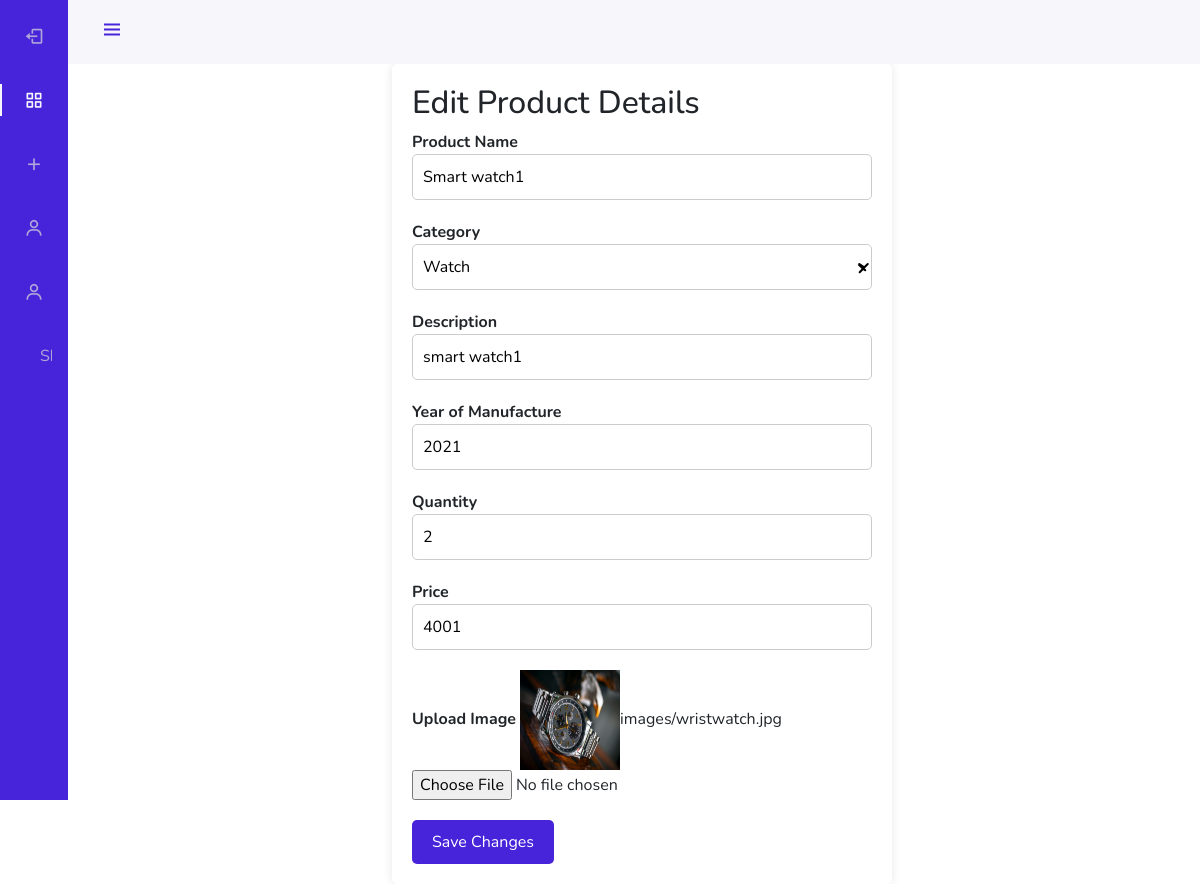
Page /editProduct/6 (signed in) on the committed database.
### olx_management_app/models.py (models this page shows)
class Addproduct(models.Model):
    user = models.ForeignKey(User, on_delete=models.CASCADE, null=True)
    add=models.ForeignKey(Category,on_delete=models.CASCADE,null=True)
    Product_name=models.CharField(max_length=255)
    description=models.CharField(max_length=255)
    year=models.IntegerField(null=True)
    qty=models.PositiveIntegerField(null=True, blank=True)
    price=models.IntegerField(null=True)
    image=models.ImageField(upload_to="images/",null=True)
    is_approved = models.BooleanField(default=False)

class Category(models.Model):
    cat_name=models.CharField(max_length=255)

### olx_management_app/views.py (the view)
# urls.py: path('editProduct/<int:pk>', views.editProduct, name='editProduct'),
@login_required(login_url='index')
def editProduct(request, pk):
    Products = Addproduct.objects.get(id=pk)
    cat = Category.objects.all()
    return render(request, 'editProduct.html', {'bk': Products, 'ca': cat})

### templates/editProduct.html (shortened to what this page needs)
{% load static %}
<!DOCTYPE html>
<html>
  <head>
    <link
      href="https://cdn.jsdelivr.net/npm/bootstrap@5.1.3/dist/css/bootstrap.min.css"
      rel="stylesheet"
    />
    <link
      href="https://cdn.jsdelivr.net/npm/boxicons@latest/css/boxicons.min.css"
      rel="stylesheet"
    />
  </head>
  <body id="body-pd">
    <header class="header" id="header">
      <div class="header_toggle">
        <i class="bx bx-menu" id="header-toggle"></i>
      </div>
      <div class="header_img">
        <img src="{% static 'images/giphy.gif' %}" alt="" />
      </div>
    </header>
    <div class="l-navbar" id="nav-bar">
      <nav class="nav">
        <div>
          <a href="{% url 'logout1' %}" class="nav_link">
            <i class="bx bx-log-out nav_icon"></i>
          </a>
          <div class="nav_list">
            <a href="{% url 'adminhome' %}" class="nav_link active">
              <i class="bx bx-grid-alt nav_icon"></i>
            </a>
            <a href="{% url 'addcategory' %}" class="nav_link">
                <i class="bx bx-plus nav_icon"></i>
              </a>
            <a href="{% url 'userdetails' %}" class="nav_link">
              <i class="bx bx-user nav_icon"></i>
            </a>
            <a href="{% url 'loginusers'  %}" class="nav_link">
              <i class="bx bx-user nav_icon"></i>
            </a>
            <a href="{% url 'showProduct' %}" class="nav_link">
              <span class="nav_name">Show Products</span>
            </a>
          </div>
        </div>
      </nav>
    </div>
    <div class="container">
    <div class="edit-form">
        <h2>    Edit Product Details</h2>
        <form action="{% url 'editProduct_details' bk.id %}" method="post" enctype="multipart/form-data">
            <div class="form-group">
                <label for="ProductName">Product Name</label>
                <input type="text" id="ProductName" name="Productname" value="{{ bk.Product_name }}" placeholder="Enter product name">
            </div>
            <div class="form-group">
                <label for="category">Category</label>
                <select id="category" name="category">
                    {% for c in ca %}
                        <option value="{{ c.id }}" {% if c.id == bk.add.id %}selected{% endif %}>{{ c.cat_name }}</option>
                    {% endfor %}
                </select>
            </div>
            <div class="form-group">
                <label for="description">Description</label>
                <input type="text" name="description" value="{{ bk.description }}" placeholder="Enter product description">
            </div>
            <div class="form-group">
                <label for="yr">Year of Manufacture</label>
                <input type="number" id="yr" name="year" value="{{ bk.year }}" placeholder="Enter year">
            </div>
            <div class="form-group">
                <label for="qty">Quantity</label>
                <input type="number" id="qy" name="qty" value="{{ bk.qty }}" placeholder="Enter Quantity" >
            </div>
            <div class="form-group">
                <label for="price">Price</label>
                <input type="number" id="price" value="{{ bk.price }}" name="price" placeholder="Enter price">
            </div>
            <div class="form-group">
                <label for="img">Upload Image</label>
        <img src="{{bk.image.url}}" alt="Product Image" width="100px" height="100px">{{bk.image}}
                <input type="file"  name="img">
            </div>
            <button type="submit" class="btn btn-primary">Save Changes</button>
        </form>
    </div>
</div>
</body>
</html>

### templates/editProduct.html (style rules this page uses)
:root { --header-height: 3rem; --nav-width: 68px; --first-color: #4723d9; --first-color-light: #afa5d9; --white-color: #f7f6fb; --body-font: "Nunito", sans-serif; --normal-font-size: 1rem; --z-fixed: 100; }
body { position: relative; margin: var(--header-height) 0 0 0; padding: 0 1rem; font-family: var(--body-font); font-size: var(--normal-font-size); transition: 0.5s; }
a { text-decoration: none; }
.header { width: 100%; height: var(--header-height); position: fixed; top: 0; left: 0; display: flex; align-items: center; justify-content: space-between; padding: 0 1rem; background-color: var(--white-color); z-index: var(--z-fixed); transition: 0.5s; }
.header_toggle { color: var(--first-color); font-size: 1.5rem; cursor: pointer; }
.header_img { width: 35px; height: 35px; display: flex; justify-content: center; border-radius: 50%; overflow: hidden; }
.header_img img { width: 40px; }
.l-navbar { position: fixed; top: 0; left: -30%; width: var(--nav-width); height: 100vh; background-color: var(--first-color); padding: 0.5rem 1rem 0 0; transition: 0.5s; z-index: var(--z-fixed); }
.nav { height: 100%; display: flex; flex-direction: column; justify-content: space-between; overflow: hidden; }
.nav_logo, .nav_link { display: grid; grid-template-columns: max-content max-content; align-items: center; column-gap: 1rem; padding: 0.5rem 0 0.5rem 1.5rem; }
.nav_link { position: relative; color: var(--first-color-light); margin-bottom: 1.5rem; transition: 0.3s; }
.nav_icon { font-size: 1.25rem; }
.active { color: var(--white-color); }
.active::before { content: ""; position: absolute; left: 0; width: 2px; height: 32px; background-color: var(--white-color); }
@media screen and (min-width: 768px) { body { margin: calc(var(--header-height) + 1rem) 0 0 0; padding-left: calc(var(--nav-width) + 2rem); } }
@media screen and (min-width: 768px) { .header { height: calc(var(--header-height) + 1rem); padding: 0 2rem 0 calc(var(--nav-width) + 2rem); } }
@media screen and (min-width: 768px) { .header_img { width: 40px; height: 40px; } }
@media screen and (min-width: 768px) { .header_img img { width: 45px; } }
@media screen and (min-width: 768px) { .l-navbar { left: 0; padding: 1rem 1rem 0 0; } }
.edit-form { background-color: #fff; padding: 20px; border-radius: 5px; box-shadow: 0 0 10px rgba(0, 0, 0, 0.1); max-width: 500px; margin: 0 auto; }
.form-group { margin-bottom: 20px; }
label { font-weight: bold; }
input[type="text"], input[type="number"], select { width: 100%; padding: 10px; border: 1px solid #ccc; border-radius: 5px; font-size: 16px; }
select { appearance: none; -webkit-appearance: none; -moz-appearance: none; background-size: 16px; }
button[type="submit"] { background-color: var(--first-color); color: white; padding: 10px 20px; border: none; border-radius: 5px; cursor: pointer; }

### rows in the picture
Addproduct: Productname "Smart watch1", category "Watch", description "smart watch1", year "2021", qty "2", price "4001", image (picture), image "images/wristwatch.jpg"
